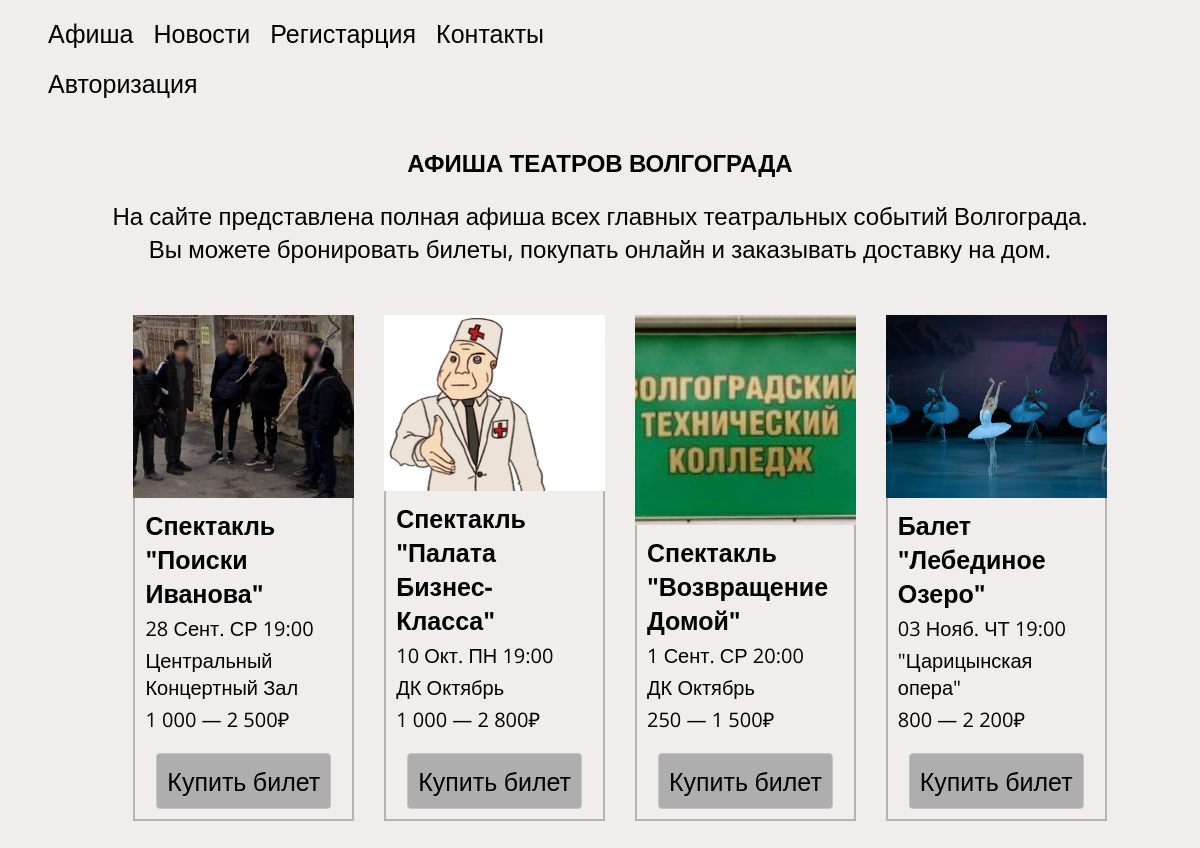
The page / on the database its author committed.
### tables this page shows
CREATE TABLE `poster` (
  `id` int NOT NULL,
  `img` varchar(255) NOT NULL,
  `name` varchar(255) NOT NULL,
  `date` varchar(255) NOT NULL,
  `place` varchar(255) NOT NULL,
  `price` varchar(255) NOT NULL
);

### index.php (the view, shortened to what this page needs)
<?php
include 'connect.php';
if (!$conn) {
    die("Ошибка: " . mysqli_connect_error());
} else {
    $posterSelect = "SELECT * FROM `poster`";
    $posterSelectResult = mysqli_query($conn, $posterSelect);
}
?>
<!DOCTYPE html>
<html lang="ru">
<head>
    <link rel="stylesheet" href="/style/style.css">
</head>
<body>
    <header class="header">
        <div class="header-container ">
            <nav class="header-nav">
                <ul class="menu flex">
                    <li>
                        <a href="index.php" class="header-link">Афиша</a>
                    </li>
                    <li>
                        <a href="#">Новости</a>
                    <li>
                        <a href="reg.php">Регистарция</a>
                    </li>
                    </li>
                    <li>
                        <a href="#">Контакты</a>
                    </li>
                </ul>
                <?php
                echo "<ul class='header-cabinet'>";
                if (isset($_SESSION["userid"])) {
                    $currentID = $_SESSION["userid"];
                    $loginSelect = "SELECT login FROM `user` WHERE id = '$currentID'";
                    $loginResult = mysqli_query($conn, $loginSelect);
                    $loginFetch = mysqli_fetch_array($loginResult);
                    echo "<span class ='nameclass'>" . $loginFetch['login'] . "</span>";
                    echo "<a href='exit.php'>" . " выйти?" . "</a>";
                } else {
                    echo "<a href='auth.php'>" . "Авторизация" . "</a>";
                }
                echo "</ul>"
                ?>
            </nav>
        </div>
    </header>
    <main class="main">
        <section class="section">
            <div class="container main-container">
                <h1 class="container-header">
                    АФИША ТЕАТРОВ ВОЛГОГРАДА
                </h1>
                <p class="container header-info">На&nbsp;сайте представлена полная афиша всех главных театральных событий Волгограда.
                    Вы&nbsp;можете бронировать билеты, покупать онлайн и&nbsp;заказывать доставку на&nbsp;дом.</p>
            </div>
            <div class="poster">
                <ul class="poster-list">
                    <?php
                    foreach ($posterSelectResult as $posterRow) {
                        echo "<li class='poster-item'>";
                        echo "<img src='img/" . $posterRow['img'] . "' alt=''>";
                        echo "<div class='poster-content-wrapper'>";
                        echo "<h2 class='poster-header'>" .
                            "<a href='index.php?name=' class='poster-link'>" . $posterRow['name'] . "</a>" .
                            "</h2>";
                        echo "<span class='poster-span'>" . "$posterRow[date]" . "</span>";
                        echo "<span class='poster-span'>" . "$posterRow[place]" . "</span>";
                        echo "<span class='poster-span'>" . "$posterRow[price]" . "</span>";
                        echo "<div class='theatre-about-wrapper'>";
                        echo "<a href='theatre.php?posterid=" . $posterRow['id'] . "' class='about'>" . "Купить билет" . "</a>";
                        echo "</div>";
                        echo "</div>";
                        echo "</li>";
                    }
                    ?>
                </ul>
            </div>
        </section>
    </main>
</body>
</html>

### style/style.css (style rules this page uses)
html { box-sizing: border-box; }
a { align-items: center; text-decoration: none; color: black; font-size: 25px; padding-right: 20px; }
body { background-color: rgb(241, 237, 237); font-family: 'Open Sans', sans-serif; }
.header { padding-bottom: 10px; }
.flex { display: flex; }
.container { padding: 0 15px; margin: 0 auto; max-width: 1024px; }
ul { list-style: none; }
.main-container { text-align: center; margin-bottom: 50px; }
.header-info { font-size: 24px; }
.poster-item { width: calc((100% - 40px) / 5); margin-bottom: 30px; display: flex; flex-direction: column; }
.poster-item:not(:last-child) { margin-right: 30px; }
.poster-item img { display: flex; flex: 1; object-fit: cover; overflow: hidden; }
.poster-content-wrapper { display: flex; flex-direction: column; align-content: center; padding: 10px; border: 2px solid rgb(180, 180, 180); border-top: none; }
.poster-header { margin: 0; margin-bottom: 5px; }
.poster-link { margin-bottom: 10px; }
.poster-span { margin-bottom: 5px; font-size: 20px; }
.poster-list { display: flex; justify-content: center; }
img { max-width: 100%; }
.theatre-about-wrapper { display: flex; flex: 1; justify-content: center; align-items: flex-end; padding-top: 15px; }
.about { padding: 10px; color: rgb(0, 0, 0); background-color: rgb(174, 174, 174); border: 1px solid rgb(195, 195, 195); border-radius: 4px; }

### rows shown on the page
poster: img (picture), name "Спектакль \"Поиски Иванова\"", date "28 Сент. СР 19:00", place "Центральный Концертный Зал", price "1 000 — 2 500₽"
poster: img (picture), name "Спектакль \"Палата Бизнес-Класса\"", date "10 Окт. ПН 19:00", place "ДК Октябрь", price "1 000 — 2 800₽"
poster: img (picture), name "Спектакль \"Возвращение Домой\"", date "1 Сент. СР 20:00", place "ДК Октябрь", price "250 — 1 500₽"
poster: img (picture), name "Балет \"Лебединое Озеро\"", date "03 Нояб. ЧТ 19:00", place "\"Царицынская опера\"", price "800 — 2 200₽"
